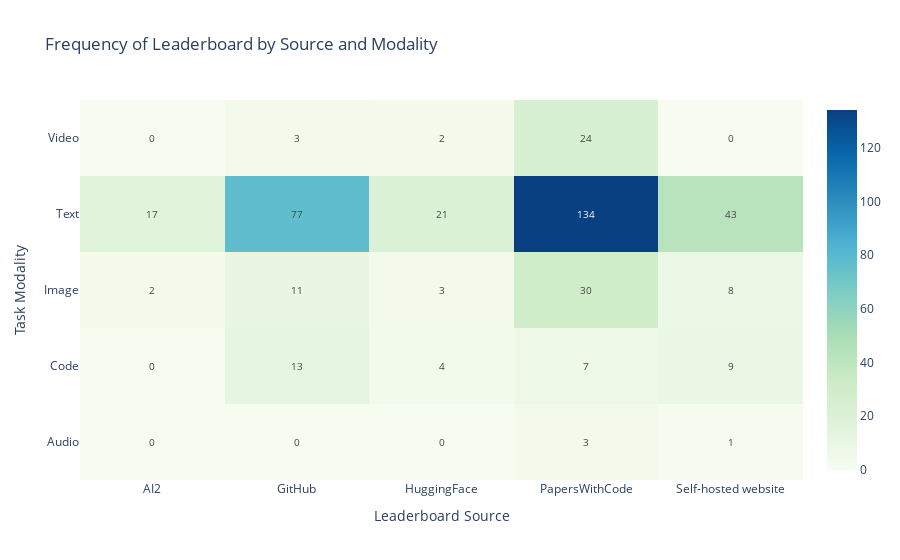

The code cell stored with this chart in its notebook:
### Code cell
df = pd.read_csv(path_rq1 / 'Leaderboard_processed.csv')
df['Platform'] = df['Platform'].apply(ast.literal_eval)
df['Platform'] = df['Platform'].apply(expand_and_flatten)
df['Modality'] = df['Modality'].apply(ast.literal_eval)
df = df.explode('Platform').explode('Modality')

df = df[['Platform', 'Modality']].value_counts().reset_index(name='count')
# df.head()
pivot_table = df.pivot(index='Modality', columns='Platform', values='count').fillna(0)
text_labels = pivot_table.values.astype(int)

fig = go.Figure(data=go.Heatmap(
    z=pivot_table.values,
    x=pivot_table.columns.tolist(),
    y=pivot_table.index.tolist(),
    colorscale='GnBu',
    text=text_labels,
    texttemplate="%{text}",
    textfont={"size":10}
))

fig.update_layout(
    title='Frequency of Leaderboard by Platform and Modality',
    xaxis_title='Leaderboard Platform',
    yaxis_title='Task Modality'
)

fig.write_image(path_rq1 / 'platform modality distribution.pdf')
fig.show()

### Figure 1 — Plotly figure (JSON) as saved in the notebook; plotly's stock layout.template omitted (floating-point values rounded to 4 significant figures)
{"data": [{"colorscale": [[0, "rgb(247,252,240)"], [0.125, "rgb(224,243,219)"], [0.25, "rgb(204,235,197)"], [0.375, "rgb(168,221,181)"], [0.5, "rgb(123,204,196)"], [0.625, "rgb(78,179,211)"], [0.75, "rgb(43,140,190)"], [0.875, "rgb(8,104,172)"], [1, "rgb(8,64,129)"]], "text": [[0, 0, 0, 3, 1], [0, 13, 4, 7, 9], [2, 11, 3, 30, 8], [17, 77, 21, 134, 43], [0, 3, 2, 24, 0]], "textfont": {"size": 10}, "texttemplate": "%{text}", "type": "heatmap", "x": ["AI2", "GitHub", "HuggingFace", "PapersWithCode", "Self-hosted website"], "y": ["Audio", "Code", "Image", "Text", "Video"], "z": [[0, 0, 0, 3, 1], [0, 13, 4, 7, 9], [2, 11, 3, 30, 8], [17, 77, 21, 134, 43], [0, 3, 2, 24, 0]]}], "layout": {"title": {"text": "Frequency of Leaderboard by Source and Modality"}, "xaxis": {"title": {"text": "Leaderboard Source"}}, "yaxis": {"title": {"text": "Task Modality"}}}}
